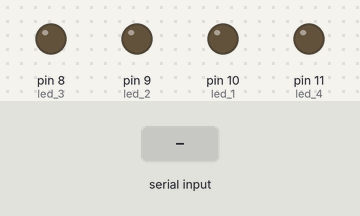
The sketch below on a simulated Arduino Uno, built with avr-gcc and run on an emulated ATmega328P. Shown: output pins drawn as LEDs (lit = HIGH). Inputs (shaded band) come from the test bench.

Above: at 1.2 s.
1.3 s: "A" received over Serial
At 2.5 s:
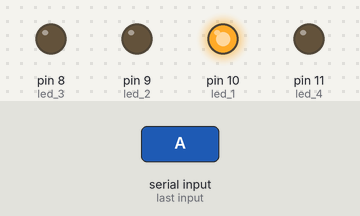
2.8 s: "C" received over Serial
At 3.8 s:
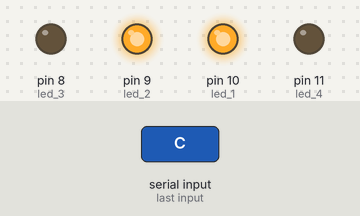
4.3 s: "B" received over Serial
At 4.9 s:
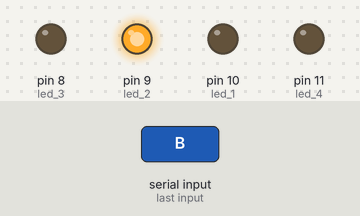
5.8 s: "E" received over Serial
At 7.0 s:
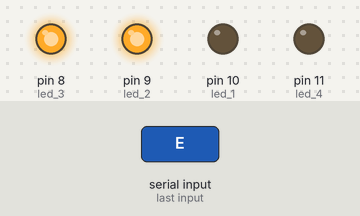
7.3 s: "D" received over Serial
At 8.4 s:
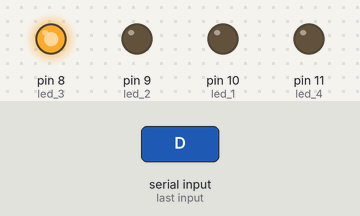
8.8 s: "G" received over Serial
At 9.5 s:
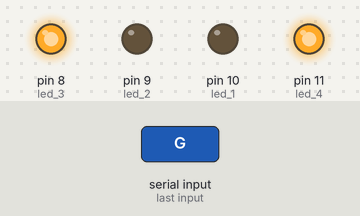
Timing chart, 0 to 11.3 s (numbered marks = the images above; inputs shaded):
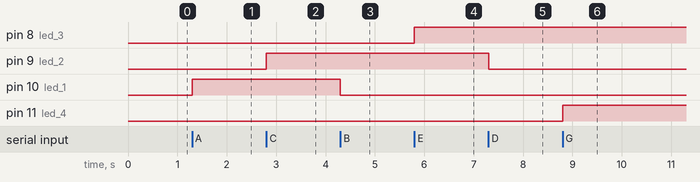

Measured:
- after the input at 1.3 s, pin 10 (led_1): LOW → HIGH at once
- after the input at 2.8 s, pin 9 (led_2): LOW → HIGH at once
- after the input at 4.3 s, pin 10 (led_1): HIGH → LOW at once
- after the input at 5.8 s, pin 8 (led_3): LOW → HIGH at once
- after the input at 7.3 s, pin 9 (led_2): HIGH → LOW at once
- after the input at 8.8 s, pin 11 (led_4): LOW → HIGH at once

The sketch:

repte_final_arduino.ino
```cpp
int led_1 = 10;
int led_2 = 9;
int led_3 = 8;
int led_4 = 11;

char valor;

void setup() {

pinMode(led_1,OUTPUT);
pinMode(led_2,OUTPUT);
pinMode(led_3,OUTPUT);
pinMode(led_4,OUTPUT);
Serial.begin(9600);
}

void loop()
{
  if(Serial.available())
  {
    valor = Serial.read();

    if (valor =='A')
    {
      digitalWrite(led_1,HIGH);
    }
    if (valor=='B')
     {
      digitalWrite(led_1,LOW);
     }
     if (valor=='C')
     {
      digitalWrite(led_2,HIGH);
     }
     if (valor== 'D')
     {
      digitalWrite(led_2,LOW);
     }
     if (valor =='E')
    {
      digitalWrite(led_3,HIGH);
    }
    if (valor=='F')
     {
      digitalWrite(led_3,LOW);
     }
     if (valor=='G')
     {
      digitalWrite(led_4,HIGH);
     }
     if (valor== 'H')
     {
      digitalWrite(led_4,LOW);
     }
  }
}
```
